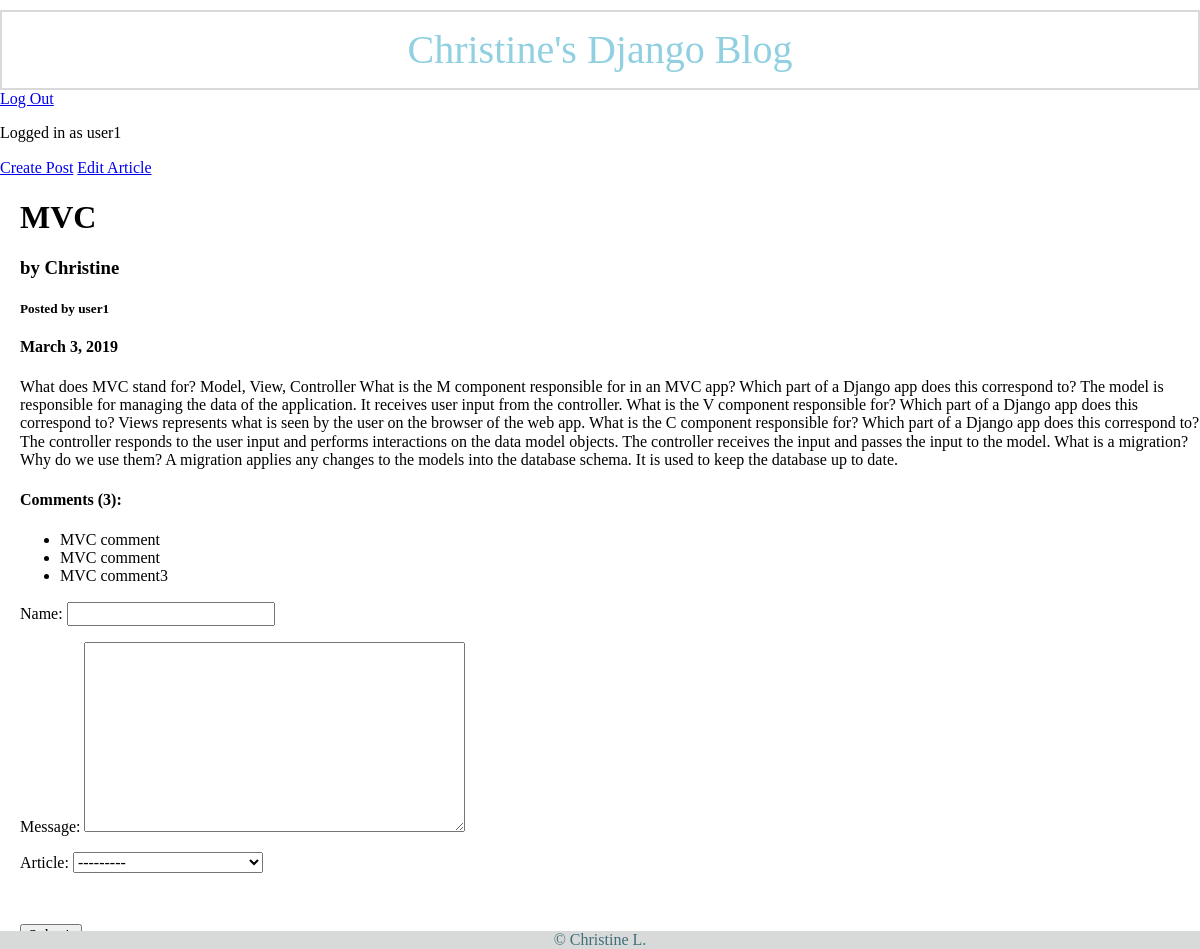
Page /articles/2 (signed in) on the committed database.
### blog/models.py (models this page shows, shortened)
class Article(models.Model):
    title = models.CharField(max_length = 255)
    body = models.TextField(validators=[MinLengthValidator(2)])
    draft = models.BooleanField()
    published_date = models.DateField(help_text = "mm/dd/yyyy") #validators=[draft_date])
    author = models.CharField(max_length = 255)
    user = models.ForeignKey(User, default = 1, on_delete = models.CASCADE, related_name = 'articles')
    def __str__(self):
        return self.title + " by " + self.author

class Comment(models.Model):
    name = models.CharField(max_length = 255)
    created_at = models.DateTimeField(auto_now_add = True)
    message = models.TextField()
    article = models.ForeignKey(Article, on_delete = models.CASCADE, related_name = 'comments')

### blog/views.py (the view)
# urls.py: path('articles/<int:id>', article_details, name = 'article_details'),
def article_details(request, id):
    article = Article.objects.get(pk=id)
    context = {'article': article, 'form': CommentForm()}
    response = render(request, 'article.html', context)
    return HttpResponse(response)

### blog/models.py
class CommentForm(forms.ModelForm):
    class Meta:
        model = Comment
        fields = ['name', 'message', 'article']

### blog/templates/article.html (shortened to what this page needs)
<!DOCTYPE html>
{% extends 'base.html' %}
{% block content %}
<html lang="en" dir="ltr">
  <head>
    <link rel="stylesheet" href="https://cdnjs.cloudflare.com/ajax/libs/normalize/8.0.1/normalize.css">
  </head>
  <body>
    {% if user.id is article.user.pk %}
      <a href="{% url 'edit_article' id=article.pk %}">Edit Article</a>
    {% endif %}
    <div class="article-body">
    <h1> {{ article.title }} </h1>
    <h3> by {{ article.author}} </h3>
    <h5>Posted by {{ article.user.username }}</h5>
    <h4> {{ article.published_date }}</h4>
    <p> {{ article.body }} </p>
    <h4>Comments ({{ article.comments.count }}):</h4>
    <ul>
    {% for comment in article.comments.all %}
      <li>{{ comment.message }}</li>
    {% endfor %}
    </ul>
    <form action="{% url 'create_comment' %}" method="post">
      {{ form.as_p }}
    </form>
    </div>
  </body>
{% endblock %}

### blog/templates/base.html (shortened to what this page needs)
<!DOCTYPE html>
{% load staticfiles %}
<html lang="en" dir="ltr">
  <head>
    <link rel="stylesheet" href="{% static 'css/blog_main.css' %}">
    <link rel="stylesheet" href="https://cdnjs.cloudflare.com/ajax/libs/normalize/8.0.1/normalize.css">
  </head>
  <body>
    <header class="main-header">Christine's Django Blog</header>
    {% if request.user.is_authenticated %}
      <a href="{% url 'logout' %}">Log Out</a>
      <p>Logged in as {{ user.username }}</p>
      <a href="{% url 'new_article' %}">Create Post</a>
    {% else %}
      <a href="{% url 'login' %}">Log In</a>
    {% endif %}
    {% block content %}
    {% endblock %}
  </body>
  <footer class="main-footer">&copy Christine L.</footer>
</html>

### blog/static/css/blog_main.css (style rules this page uses)
body { background: white; }
.main-header { font-size: 40px; color: #90d0e0; border: solid #d8dada 2px; padding: 15px; text-align: center; margin-top: 10px; }
.main-footer { background: #d8dada; color: #3f6e79; text-align: center; position: absolute; bottom: 0; width: 100%; }
.article-body { margin-left: 20px; }

### rows in the picture
Article: title "MVC", author "Christine", user.username "user1", published_date "March 3, 2019", body "What does MVC stand for? Model, View, Controller What is the M component responsible for in an MVC app? Which part of a Django app does this correspond to? The model is responsible for managing the data of the application. It receives user input from the controller. What is the V component responsible for? Which part of a Django app does this correspond to? Views represents what is seen by the user on the browser of the web app. What is the C component responsible for? Which part of a Django app does this correspond to? The controller responds to the user input and performs interactions on the data model objects. The controller receives the input and passes the input to the model. What is a…", comments.count "3"
Comment: message "MVC comment"
Comment: message "MVC comment"
Comment: message "MVC comment3"

### other values in the picture
{{ user.username }} "user1"
